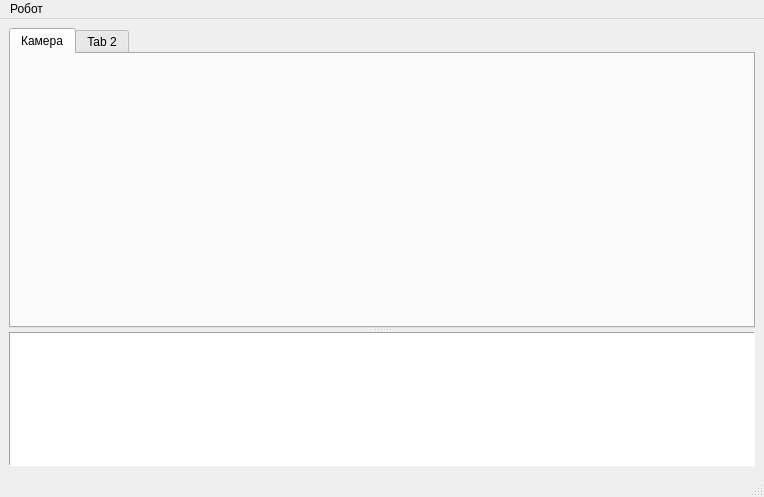
<?xml version="1.0" encoding="UTF-8"?>
<ui version="4.0">
 <class>MainWindow</class>
 <widget class="QMainWindow" name="MainWindow">
  <property name="geometry">
   <rect>
    <x>0</x>
    <y>0</y>
    <width>764</width>
    <height>497</height>
   </rect>
  </property>
  <property name="windowTitle">
   <string>Робот</string>
  </property>
  <widget class="QWidget" name="centralwidget">
   <layout class="QVBoxLayout" name="verticalLayout">
    <item>
     <widget class="QSplitter" name="splitter">
      <property name="sizePolicy">
       <sizepolicy hsizetype="Preferred" vsizetype="Expanding">
        <horstretch>0</horstretch>
        <verstretch>1</verstretch>
       </sizepolicy>
      </property>
      <property name="minimumSize">
       <size>
        <width>200</width>
        <height>300</height>
       </size>
      </property>
      <property name="baseSize">
       <size>
        <width>1</width>
        <height>1</height>
       </size>
      </property>
      <property name="orientation">
       <enum>Qt::Vertical</enum>
      </property>
      <widget class="QTabWidget" name="tabWidget">
       <property name="minimumSize">
        <size>
         <width>0</width>
         <height>300</height>
        </size>
       </property>
       <property name="currentIndex">
        <number>0</number>
       </property>
       <widget class="QWidget" name="tabCamera">
        <attribute name="icon">
         <iconset>
          <normaloff>icons/eye.png</normaloff>icons/eye.png</iconset>
        </attribute>
        <attribute name="title">
         <string>Камера</string>
        </attribute>
       </widget>
       <widget class="QWidget" name="tab_2">
        <attribute name="title">
         <string>Tab 2</string>
        </attribute>
       </widget>
      </widget>
      <widget class="QTextEdit" name="teLog">
       <property name="frameShape">
        <enum>QFrame::Panel</enum>
       </property>
       <property name="readOnly">
        <bool>true</bool>
       </property>
      </widget>
     </widget>
    </item>
   </layout>
  </widget>
  <widget class="QMenuBar" name="menubar">
   <property name="geometry">
    <rect>
     <x>0</x>
     <y>0</y>
     <width>764</width>
     <height>19</height>
    </rect>
   </property>
   <widget class="QMenu" name="menu">
    <property name="contextMenuPolicy">
     <enum>Qt::DefaultContextMenu</enum>
    </property>
    <property name="tearOffEnabled">
     <bool>false</bool>
    </property>
    <property name="title">
     <string>Робот</string>
    </property>
    <property name="toolTipsVisible">
     <bool>true</bool>
    </property>
    <addaction name="actionRobotConfig"/>
    <addaction name="actionStartStop"/>
    <addaction name="separator"/>
    <addaction name="actionExit"/>
   </widget>
   <addaction name="menu"/>
  </widget>
  <widget class="QStatusBar" name="statusbar"/>
  <action name="actionStartStop">
   <property name="checkable">
    <bool>true</bool>
   </property>
   <property name="icon">
    <iconset>
     <normaloff>icons/play.png</normaloff>icons/play.png</iconset>
   </property>
   <property name="text">
    <string>Начать</string>
   </property>
   <property name="iconText">
    <string>Запуск</string>
   </property>
   <property name="statusTip">
    <string>Запустить сервер для передачи данных</string>
   </property>
  </action>
  <action name="actionRobotConfig">
   <property name="icon">
    <iconset>
     <normaloff>icons/gear.png</normaloff>icons/gear.png</iconset>
   </property>
   <property name="text">
    <string>Настройки</string>
   </property>
   <property name="statusTip">
    <string>Открыть окно настроек робота</string>
   </property>
  </action>
  <action name="actionExit">
   <property name="icon">
    <iconset>
     <normaloff>icons/quit.png</normaloff>icons/quit.png</iconset>
   </property>
   <property name="text">
    <string>Выход</string>
   </property>
   <property name="statusTip">
    <string>Завершить работу</string>
   </property>
   <property name="shortcut">
    <string>Ctrl+X</string>
   </property>
  </action>
 </widget>
 <resources/>
 <connections>
  <connection>
   <sender>actionExit</sender>
   <signal>triggered()</signal>
   <receiver>MainWindow</receiver>
   <slot>close()</slot>
   <hints>
    <hint type="sourcelabel">
     <x>-1</x>
     <y>-1</y>
    </hint>
    <hint type="destinationlabel">
     <x>381</x>
     <y>248</y>
    </hint>
   </hints>
  </connection>
 </connections>
</ui>
